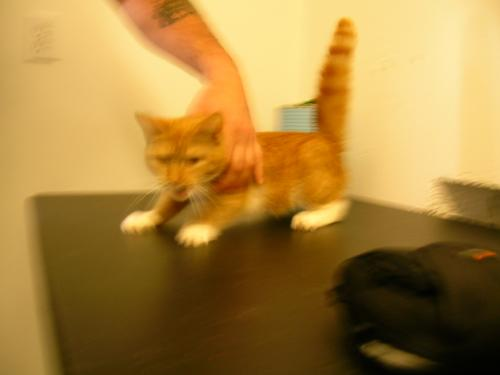
#> input picture cats/0.jpg, 500 x 375 px, found by its file name; its folder holds only this picture in this run
$ jupyter execute Untitled1.ipynb   (shell and % lines are left out)   (older library calls are emulated)
#> lines starting #> are read from the running program, lines starting #| are printed output that depends on the picture
[cell 1]
# 1. Suppression de numpy et scikit-learn

# 2. Réinstallation des versions stables et compatibles 100%

[cell 2]
import os
import cv2
import numpy as np

print("1. Chargement des données avec Sobel Gradients...")

my_path = r"C:\Users\hp\Desktop\projettrimage\dataset"
cats_dir = os.path.join(my_path, 'cats')
dogs_dir = os.path.join(my_path, 'dogs')

X = []
Y = []

def load_images_sobel(folder, label):
#> called with label = 0
    if os.path.exists(folder):
        for img_name in os.listdir(folder):
            img_path = os.path.join(folder, img_name)
            img = cv2.imread(img_path, cv2.IMREAD_GRAYSCALE)
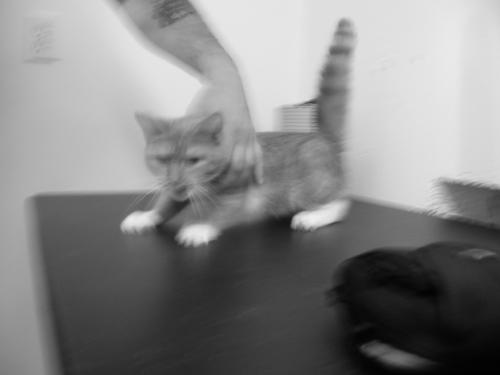
#> img: shape (375, 500); min 1, max 239, mean 133.5
            if img is not None:
                # 1. Redimensionner l'image en 64x64
                img_resized = cv2.resize(img, (64, 64))
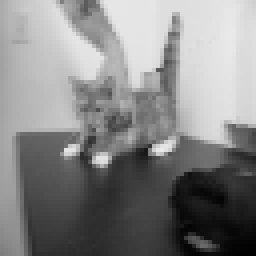
#> img_resized: shape (64, 64) (shown 4 times larger); min 2, max 234, mean 133.4

                # 2. Floutage pour réduire le bruit
                blurred = cv2.GaussianBlur(img_resized, (3, 3), 0)

                # 3. Calcul des gradients Sobel X et Y
                sobelx = cv2.Sobel(blurred, cv2.CV_64F, 1, 0, ksize=3)
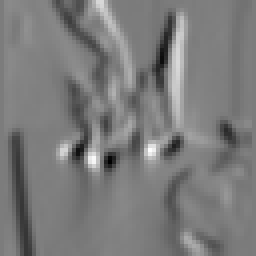
#> sobelx: shape (64, 64) float64 (shown 4 times larger); min -396, max 413, mean -4.1; drawn with min black and max white
                sobely = cv2.Sobel(blurred, cv2.CV_64F, 0, 1, ksize=3)
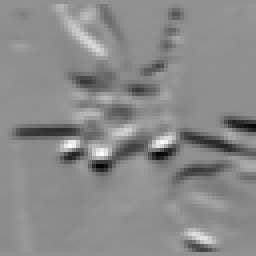
#> sobely: shape (64, 64) float64 (shown 4 times larger); min -403, max 305, mean -19.5; drawn with min black and max white

                # 4. Magnitude du gradient
                magnitude = np.sqrt(sobelx**2 + sobely**2)
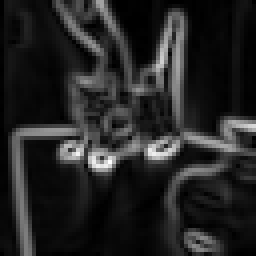
#> magnitude: shape (64, 64) float64 (shown 4 times larger); min 0, max 455, mean 65.1; drawn with min black and max white

                # 5. Normalisation
                magnitude = cv2.normalize(magnitude, None, 0, 1, cv2.NORM_MINMAX)

                X.append(magnitude.flatten())
                Y.append(label)

load_images_sobel(cats_dir, 0)
load_images_sobel(dogs_dir, 1)

X = np.array(X)
Y = np.array(Y).reshape(-1, 1)

print(f"Extraction terminée! Images traitées : {X.shape[0]}")
#| Extraction terminée! Images traitées : 1

# Split Train / Test (80% / 20%)
np.random.seed(42)
indices = np.arange(X.shape[0])
#> indices = [0]
np.random.shuffle(indices)

split_idx = int(0.8 * X.shape[0])
#> split_idx = 0
train_idx, test_idx = indices[:split_idx], indices[split_idx:]
#> train_idx = empty array; test_idx = [0]

X_train, X_test = X[train_idx], X[test_idx]
#> X_train = empty array
y_train, y_test = Y[train_idx], Y[test_idx]
#> y_train = empty array; y_test = [0]

# =====================================================================
# MLP optimisé avec Sobel
# =====================================================================
print("\nEntraînement en cours...")

input_size = X_train.shape[1]
#> input_size = 4096
hidden_size = 64  # Taille moyenne pour éviter l'overfitting
output_size = 1

# Initialisation de He
W1 = np.random.randn(input_size, hidden_size) * np.sqrt(2.0 / input_size)
b1 = np.zeros((1, hidden_size))
W2 = np.random.randn(hidden_size, output_size) * np.sqrt(2.0 / hidden_size)
b2 = np.zeros((1, output_size))

lr = 0.0005  # Learning rate plus petit pour un apprentissage stable
epochs = 800
lambda_reg = 0.02

def sigmoid(z):
    return 1 / (1 + np.exp(-np.clip(z, -500, 500)))

def sigmoid_derivative(z):
    return z * (1 - z)

# Boucle d'entraînement
for epoch in range(epochs):
    # Forward
    Z1 = np.dot(X_train, W1) + b1
    A1 = sigmoid(Z1)
    Z2 = np.dot(A1, W2) + b2
    A2 = sigmoid(Z2)

    # Backprop
    error = y_train - A2
    dZ2 = error * sigmoid_derivative(A2)

    dW2 = np.dot(A1.T, dZ2) - (lambda_reg * W2)
    db2 = np.sum(dZ2, axis=0, keepdims=True)

    dZ1 = np.dot(dZ2, W2.T) * sigmoid_derivative(A1)
    dW1 = np.dot(X_train.T, dZ1) - (lambda_reg * W1)
    db1 = np.sum(dZ1, axis=0, keepdims=True)

    W2 += dW2 * lr
    b2 += db2 * lr
    W1 += dW1 * lr
    b1 += db1 * lr
#> after the loop, W2 = 64 values, max 0.333 at index 41, min -0.322 at index 12, mean 0.000608

# Test
Z1_test = np.dot(X_test, W1) + b1
A1_test = sigmoid(Z1_test)
Z2_test = np.dot(A1_test, W2) + b2
#> Z2_test = [0.181]
predictions = sigmoid(Z2_test)
#> predictions = [0.545]

y_pred = (predictions > 0.5).astype(int)
#> y_pred = [1]
accuracy = np.mean(y_pred == y_test)
#> accuracy = 0

print("\n================ Résultat avec Sobel ================")
print(f"Précision du modèle sur le Test : {accuracy * 100:.2f}%")
#| Précision du modèle sur le Test : 0.00%

[cell 3]
import os
import cv2
import numpy as np

# 1. Spécifier le chemin de l'image à tester
image_test_path = r"C:\Users\hp\Desktop\projettrimage\dataset\cats\cat_1.jpg"

if os.path.exists(image_test_path):
    # 2. Lecture et prétraitement de l'image
    img = cv2.imread(image_test_path, cv2.IMREAD_GRAYSCALE)
    img_resized = cv2.resize(img, (64, 64))
    blurred = cv2.GaussianBlur(img_resized, (3, 3), 0)

    # 3. Extraction des gradients de Sobel
    sobelx = cv2.Sobel(blurred, cv2.CV_64F, 1, 0, ksize=3)
    sobely = cv2.Sobel(blurred, cv2.CV_64F, 0, 1, ksize=3)
    magnitude = np.sqrt(sobelx**2 + sobely**2)
    magnitude = cv2.normalize(magnitude, None, 0, 1, cv2.NORM_MINMAX)

    # 4. Propagation avant (Forward propagation)
    Z1_img = np.dot(magnitude.flatten().reshape(1, -1), W1) + b1
    A1_img = sigmoid(Z1_img)
    Z2_img = np.dot(A1_img, W2) + b2
    pred_prob = sigmoid(Z2_img)

    # 5. Affichage du résultat de classification
    print("\n================ Résultat du Test ================")
    if pred_prob[0][0] > 0.5:
        print(f"Classe prédite : CHIEN (Dog) 🐶 | Probabilité : {pred_prob[0][0]*100:.2f}%")
    else:
        print(f"Classe prédite : CHAT (Cat) 🐱 | Probabilité : {(1-pred_prob[0][0])*100:.2f}%")
else:
    print(f"Erreur : L'image spécifiée est introuvable au chemin : {image_test_path}")

[cell 4]
import os
import cv2
import numpy as np

# 1. Dossier contenant les images de chats
cats_dir = r"C:\Users\hp\Desktop\projettrimage\dataset\cats"

if os.path.exists(cats_dir) and len(os.listdir(cats_dir)) > 0:
    # Récupérer automatiquement la première image du dossier
    all_images = [img for img in os.listdir(cats_dir) if img.lower().endswith(('.png', '.jpg', '.jpeg'))]

    if len(all_images) > 0:
        first_image_name = all_images[0]
        image_test_path = os.path.join(cats_dir, first_image_name)

        print(f"Image sélectionnée pour le test : {first_image_name}")

        # 2. Lecture et prétraitement de l'image
        img = cv2.imread(image_test_path, cv2.IMREAD_GRAYSCALE)
        img_resized = cv2.resize(img, (64, 64))
        blurred = cv2.GaussianBlur(img_resized, (3, 3), 0)

        # 3. Extraction des gradients de Sobel
        sobelx = cv2.Sobel(blurred, cv2.CV_64F, 1, 0, ksize=3)
        sobely = cv2.Sobel(blurred, cv2.CV_64F, 0, 1, ksize=3)
        magnitude = np.sqrt(sobelx**2 + sobely**2)
        magnitude = cv2.normalize(magnitude, None, 0, 1, cv2.NORM_MINMAX)

        # 4. Propagation avant (Forward propagation)
        Z1_img = np.dot(magnitude.flatten().reshape(1, -1), W1) + b1
        A1_img = sigmoid(Z1_img)
        Z2_img = np.dot(A1_img, W2) + b2
#> Z2_img = [0.181]
        pred_prob = sigmoid(Z2_img)
#> pred_prob = [0.545]

        # 5. Affichage du résultat de classification
        print("\n================ Résultat du Test ================")
        if pred_prob[0][0] > 0.5:
            print(f"Classe prédite : CHIEN (Dog) 🐶 | Probabilité : {pred_prob[0][0]*100:.2f}%")
#| Classe prédite : CHIEN (Dog) 🐶 | Probabilité : 54.50%
        else:
            print(f"Classe prédite : CHAT (Cat) 🐱 | Probabilité : {(1-pred_prob[0][0])*100:.2f}%")
    else:
        print(f"Erreur : Aucune image valide (.jpg, .png, .jpeg) n'a été trouvée dans le dossier.")
else:
    print(f"Erreur : Le dossier spécifié est introuvable ou vide : {cats_dir}")

$ run again, on cats/13.jpg
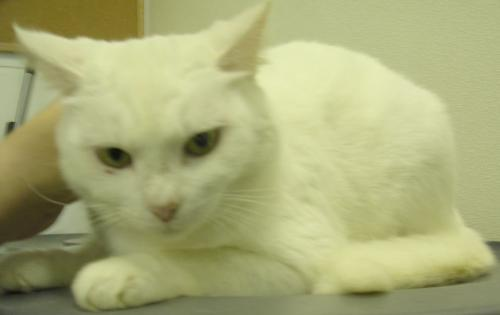
#> input picture cats/13.jpg, 500 x 315 px, found by its file name
#> in load_images_sobel, `sobely = cv2.Sobel(blurred, cv2.CV_64F, 0, 1, ksize=3)`:
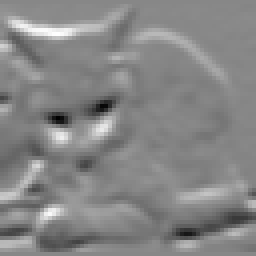
#> sobely: shape (64, 64) float64 (shown 4 times larger); min -360, max 316, mean -4.4; drawn with min black and max white
#> in load_images_sobel, `magnitude = np.sqrt(sobelx**2 + sobely**2)`:
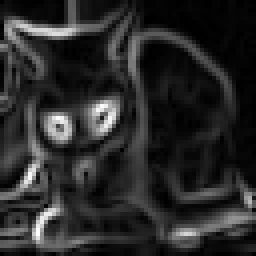
#> magnitude: shape (64, 64) float64 (shown 4 times larger); min 0, max 361.8, mean 59.1; drawn with min black and max white
#| Extraction terminée! Images traitées : 1
#> X_train = empty array
#> after the loop `for epoch in range(epochs):`: W2 = 64 values, max 0.333 at index 41, min -0.322 at index 12, mean 0.000608
#> Z2_test = [-0.0261]
#> predictions = [0.493]
#> y_pred = [0]
#> accuracy = 1
#| Précision du modèle sur le Test : 100.00%
#> Z2_img = [-0.0261]
#> pred_prob = [0.493]
#| Classe prédite : CHAT (Cat) 🐱 | Probabilité : 50.65%

$ run again, on cats/14.jpg
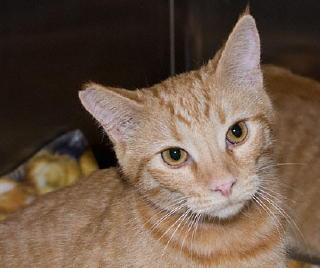
#> input picture cats/14.jpg, 320 x 268 px, found by its file name
#> in load_images_sobel, `sobely = cv2.Sobel(blurred, cv2.CV_64F, 0, 1, ksize=3)`:
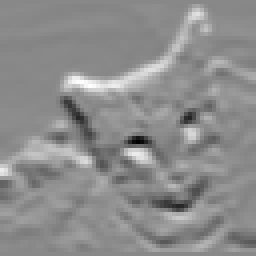
#> sobely: shape (64, 64) float64 (shown 4 times larger); min -420, max 365, mean 14.2; drawn with min black and max white
#> in load_images_sobel, `magnitude = np.sqrt(sobelx**2 + sobely**2)`:
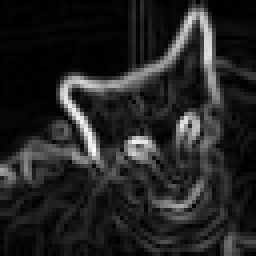
#> magnitude: shape (64, 64) float64 (shown 4 times larger); min 0, max 468.7, mean 67; drawn with min black and max white
#| Extraction terminée! Images traitées : 1
#> X_train = empty array
#> after the loop `for epoch in range(epochs):`: W2 = 64 values, max 0.333 at index 41, min -0.322 at index 12, mean 0.000608
#> Z2_test = [0.00153]
#> predictions = [0.5]
#> y_pred = [1]
#> accuracy = 0
#| Précision du modèle sur le Test : 0.00%
#> Z2_img = [0.00153]
#> pred_prob = [0.5]
#| Classe prédite : CHIEN (Dog) 🐶 | Probabilité : 50.04%

$ run again, on cats/15.jpg
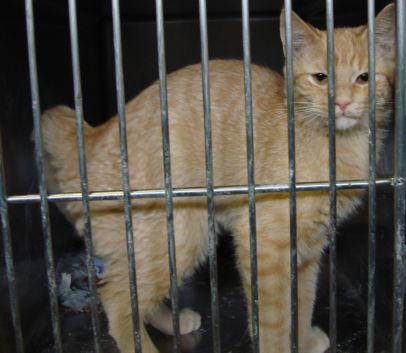
#> input picture cats/15.jpg, 406 x 353 px, found by its file name
#> in load_images_sobel, `sobely = cv2.Sobel(blurred, cv2.CV_64F, 0, 1, ksize=3)`:
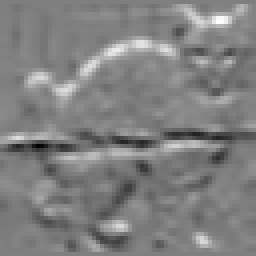
#> sobely: shape (64, 64) float64 (shown 4 times larger); min -343, max 341, mean 1.5; drawn with min black and max white
#> in load_images_sobel, `magnitude = np.sqrt(sobelx**2 + sobely**2)`:
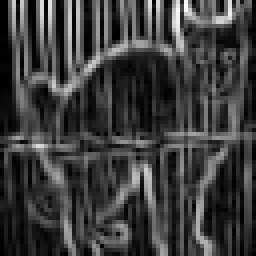
#> magnitude: shape (64, 64) float64 (shown 4 times larger); min 0, max 417, mean 101.1; drawn with min black and max white
#| Extraction terminée! Images traitées : 1
#> X_train = empty array
#> after the loop `for epoch in range(epochs):`: W2 = 64 values, max 0.333 at index 41, min -0.322 at index 12, mean 0.000608
#> Z2_test = [0.109]
#> predictions = [0.527]
#> y_pred = [1]
#> accuracy = 0
#| Précision du modèle sur le Test : 0.00%
#> Z2_img = [0.109]
#> pred_prob = [0.527]
#| Classe prédite : CHIEN (Dog) 🐶 | Probabilité : 52.72%
